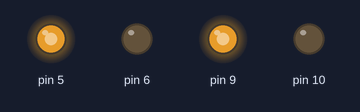
Recording of a sketch running on a simulated Arduino Uno, built with avr-gcc and run on an emulated ATmega328P. Parts: output pins drawn as LEDs (lit = HIGH).

Above: at 0.1 s.
At 3.1 s:
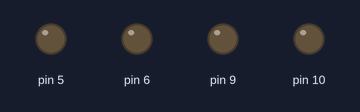
Timing chart, 0 to 4.6 s (numbered marks = the images above):
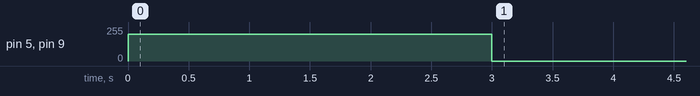

The sketch:

01.motor_Test.ino
```cpp
void setup() {
  pinMode(5, OUTPUT);
  pinMode(6, OUTPUT);
  pinMode(9, OUTPUT);
  pinMode(10, OUTPUT);

  analogWrite(5, 200);
  analogWrite(6, 0);
  analogWrite(9, 200);
  analogWrite(10, 0);

  delay(3000);
  analogWrite(5, 0);
  analogWrite(6, 0);
  analogWrite(9, 0);
  analogWrite(10, 0);

}

void loop() {


}
```
